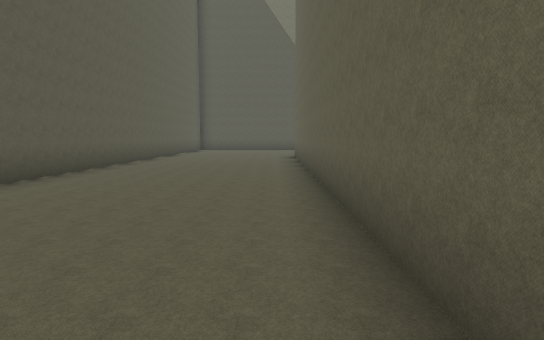
View 1 (above)

19 first-person views from a walk through a Unity game level. The camera is 1.5 m above the floor, tilts 6° down and sees 80° across. The floor is counted in squares, 2 m on a side. Each view is taken from the middle of a square. On the plan, view 1 faces up. The plan holds only what a view shows up to about 11 squares ahead; the rest is blank. The place goes on beyond the plan. Surface patterns are stand-ins for the level's own textures.

View 2
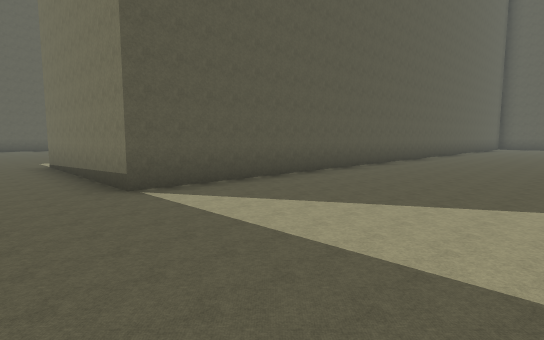

View 3
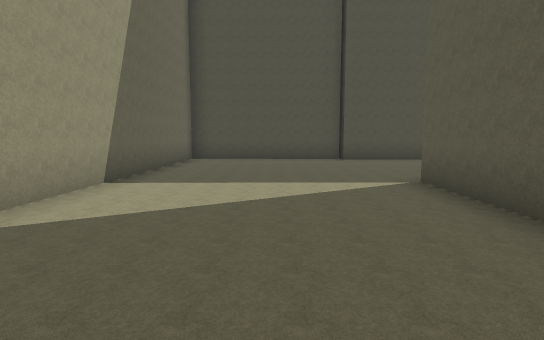

View 4
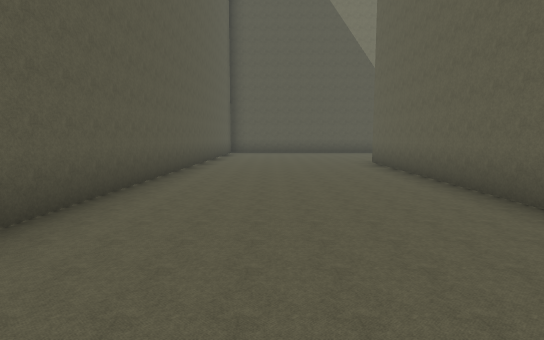

View 5
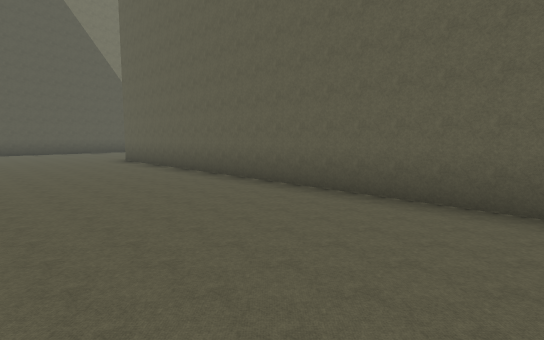

View 6
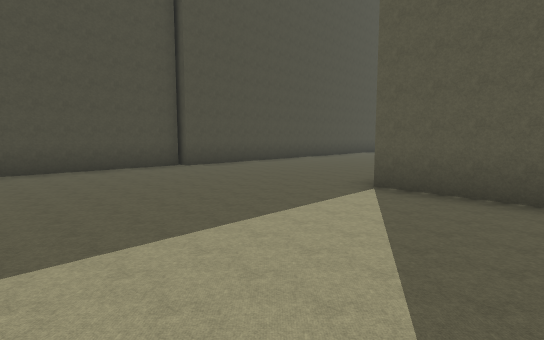

View 7
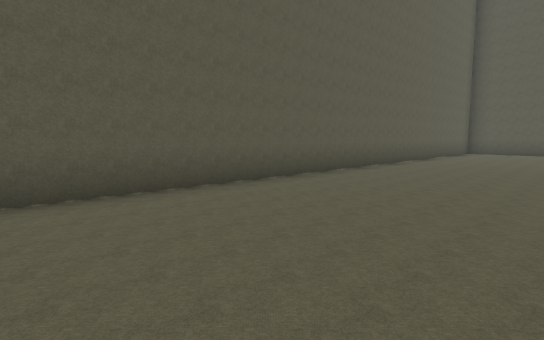

View 8
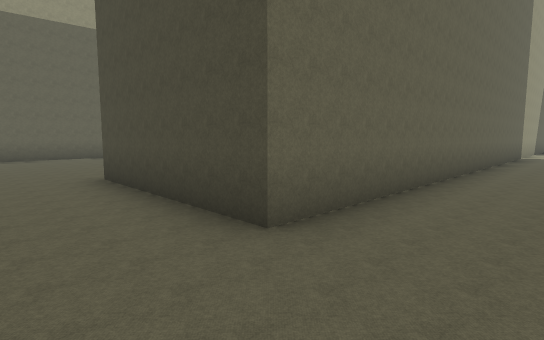

View 9
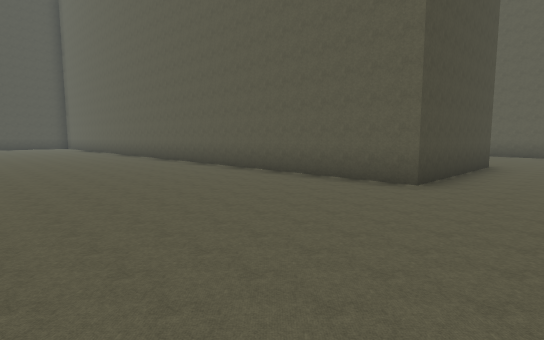

View 10
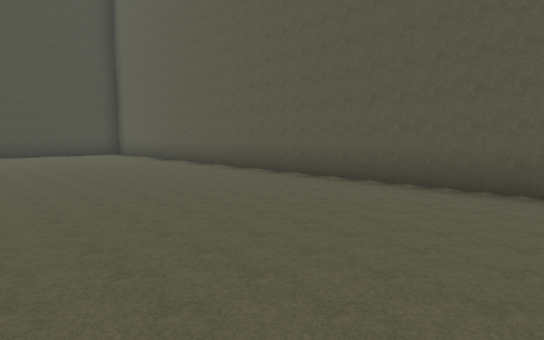

View 11
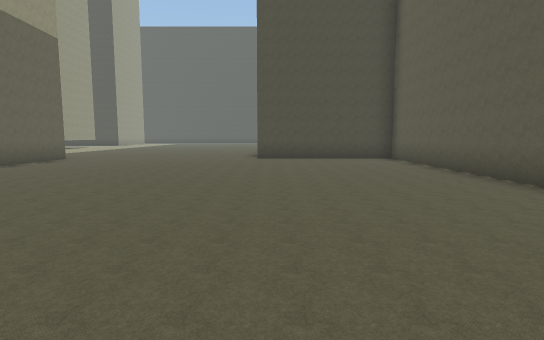

View 12
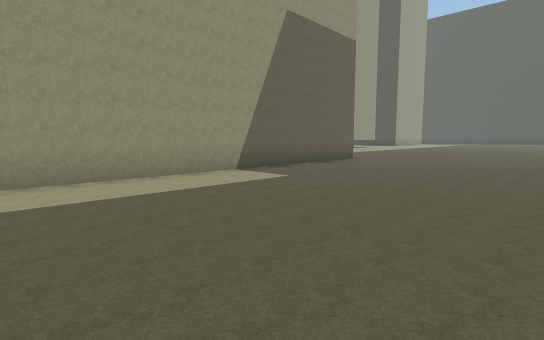

View 13
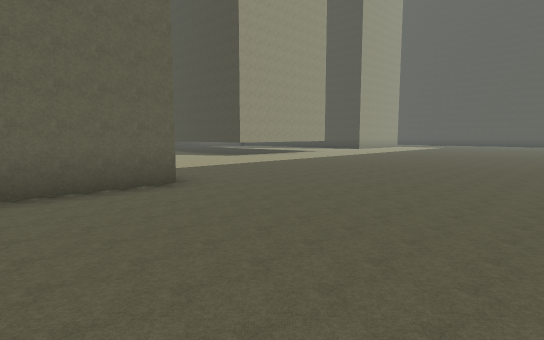

View 14
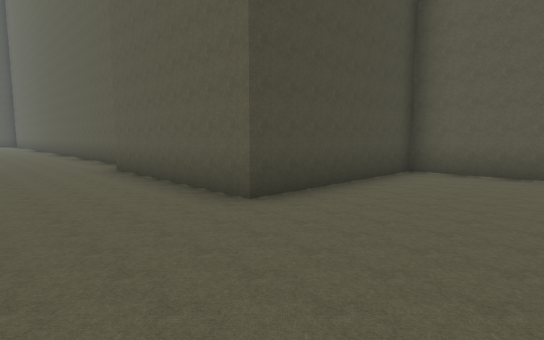

View 15
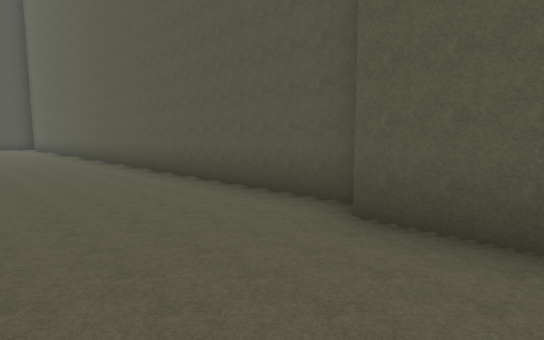

View 16
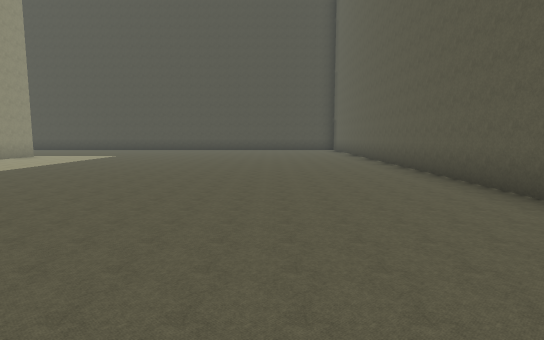

View 17
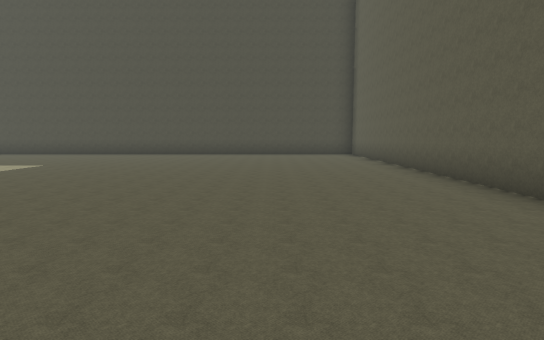

View 18
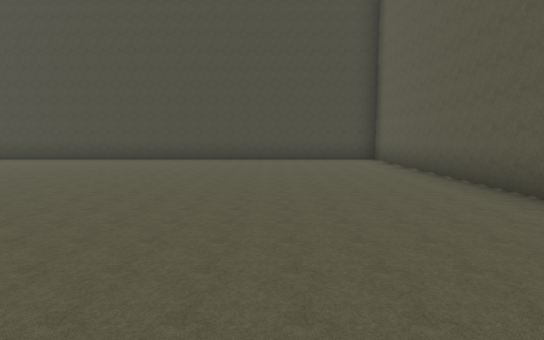

View 19
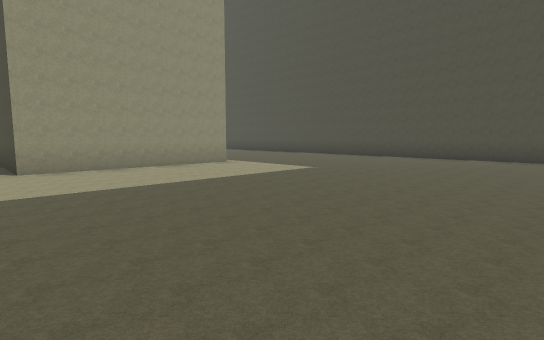

### Floor plan
Points are (right, up) in squares from view 1. A wall is a line through its corners. A room is listed if a view was taken in it or the views show most of it. See-through windows are left out.
Room 1 (views 1, 2, 3, 4, 5, 6, 7, 8)
walls: (-4.3, -7.6) (0.7, -7.7) (0.8, 12.2); (-8.2, -7.4) (-4.3, -7.3) (-4.3, -8); (-3.9, 13.9) (-4.5, -2.3) (-8.6, -2.3)
ways out: opening at (0.5, 13.5) to room 2
Room 2 (views 9, 10, 11, 12, 13, 14, 15, 16, 17, 18, 19)
walls: (8.9, -12.8) (8.7, -32.4) (20.8, -32.4); (15.7, -7.6) (15.8, 1.5); (20.6, -26.9) (20.7, -21.9) (21.6, -21.9); (11, 10.2) (11, 13); (0.8, 12.2) (5, 12.1) (5, -7.8) (9.5, -7.9) (9.3, -12.7)
ways out: opening at (0.5, 13.5) to room 1

Positions as (right, up) in squares from view 1, and headings:
1: (0, 0), facing up
2: (0, -4), facing up-left
3: (-2, 3), facing down
4: (-2, 3), facing up
5: (-3, 2), facing up-right
6: (0, 0), facing down-left
7: (0, 2), facing up-left
8: (-1, 14), facing down-right
9: (10, 14), facing down-left
10: (10, 6), facing down-left
11: (9, 3), facing down
12: (10, 2), facing down-right
13: (11, -5), facing down-right
14: (12, -5), facing down-left
15: (12, -11), facing down-left
16: (12, -15), facing down
17: (12, -19), facing down
18: (12, -22), facing down
19: (13, -21), facing down-right
